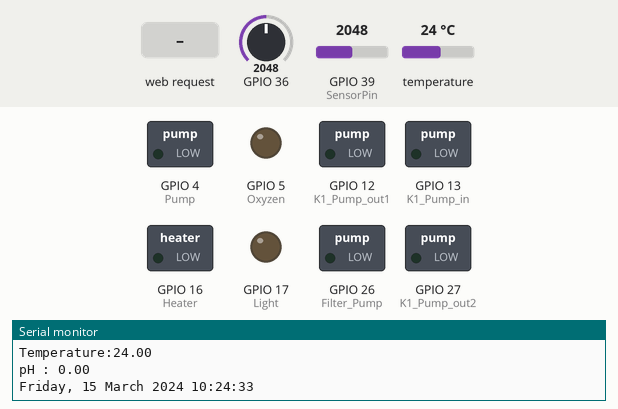
This sketch was run on a simulated ESP32. On the bench: switched loads named in the sketch (green lamp = pin HIGH), output pins drawn as LEDs (lit = HIGH), the last lines printed to the serial monitor. The inputs (shaded band) are chosen by the test bench; at power-on: temperature 24 °C, GPIO 36 = 2048, GPIO 39 (SensorPin) = 2048. WiFi joins after 1.5 s; servers stay silent unless stated; the local clock reads 2024-03-15 10:24:30 at power-on unless the sketch sets it; the Firebase database answers and starts empty.

Above: at 3.6 s.
3.7 s: HTTP request GET /26/off received
At 8.6 s:
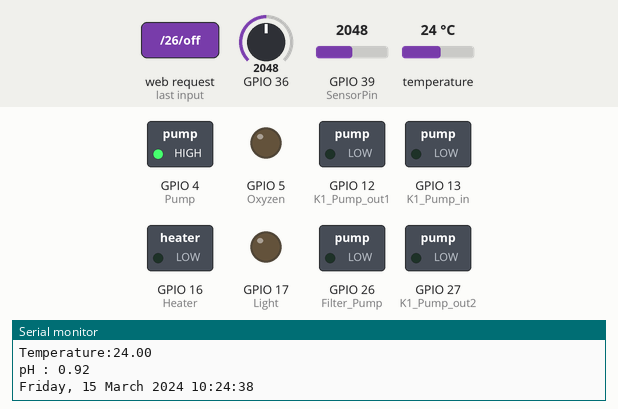
9.2 s: temperature set to 25.6 °C
13.4 s: temperature set to 26.5 °C
At 15.3 s:
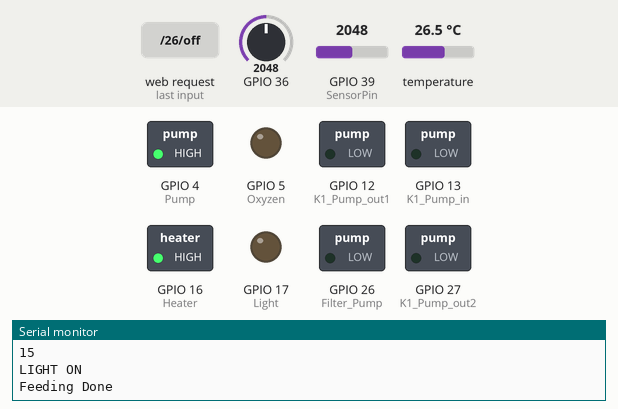
16.3 s: HTTP request GET /26/on received
At 21.4 s:
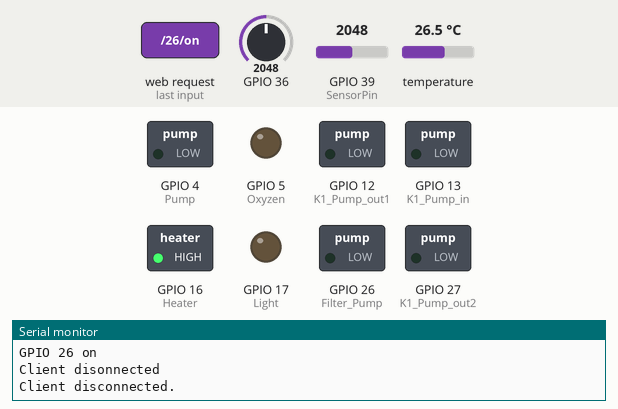
22.6 s: HTTP request GET /33/off received
At 26.9 s:
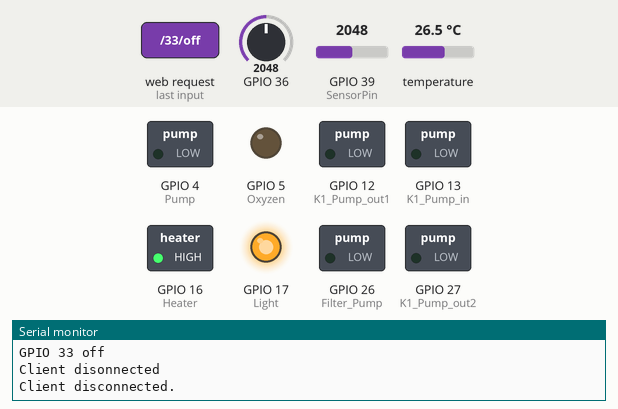
29.7 s: HTTP request GET /27/on received
At 35.6 s:
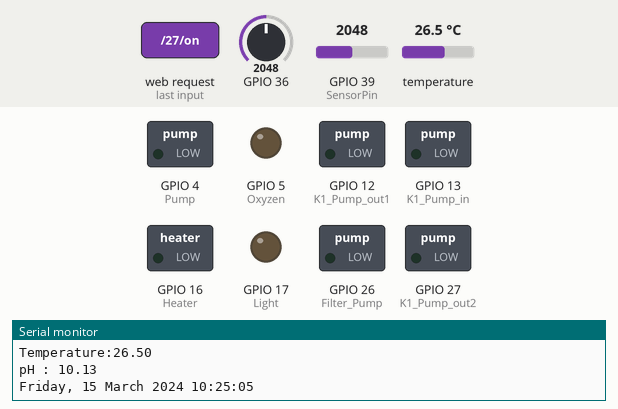
Timing chart, 0 to 37.7 s (numbered marks = the images above; inputs shaded):
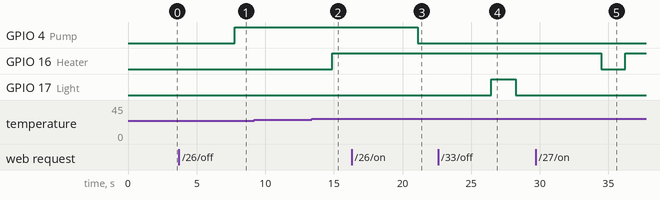

Measured:
- the behaviour switches between 25.9 and 26 °C on temperature (found by bisection; images 1 and 2)
- after the input at 3.7 s, GPIO 4 (Pump): LOW → HIGH after 4.1 s
- after the input at 13.4 s, GPIO 16 (Heater): LOW → HIGH after 1.5 s
- after the input at 16.3 s, GPIO 4 (Pump): HIGH → LOW after 4.8 s
- after the input at 22.6 s, GPIO 17 (Light): LOW → HIGH after 3.9 s, → LOW 1.8 s later
- after the input at 29.7 s, GPIO 16 (Heater): HIGH → LOW after 4.8 s, → HIGH 1.8 s later

The sketch:

IOT_Fishing_V.4.ino
```cpp
#include <WiFi.h>
#include <OneWire.h>
#include <DallasTemperature.h>
#include <Wire.h>
#include "time.h"
#include <FirebaseESP32.h>

//************TDS and Temperature************//
namespace pin {
const byte tds_sensor = 36;   // Gravity TDS
const byte one_wire_bus = 25; // Dallas Temperature Sensor
}

namespace device {
float aref = 4.3;
}

namespace sensor {
float ec = 0;
unsigned int tds = 0;
float waterTemp = 0;
float ecCalibration = 1;
}

OneWire oneWire(pin::one_wire_bus);
DallasTemperature dallasTemperature(&oneWire);


//************pH************//
#define SensorPin 39// ph
#define Offset 0.00            //deviation compensate
#define samplingInterval 20
#define printInterval 800
#define ArrayLenth  40    //times of collection
int pHArray[ArrayLenth];   //Store the average value of the sensor feedback
int pHArrayIndex = 0;


//************Time************//
const char* ntpServer = "Bd.pool.ntp.org";
const long  gmtOffset_sec = 3600;
const int   daylightOffset_sec = 3600;
int second;
int minute;
int hour;
int day;
int month;
int year;
int weekday;
long current;
struct tm timeinfo;

//************SSID and Password************//
#define WIFI_SSID "EduBlock.co"
#define WIFI_PASSWORD "12345STEMClub"
#define FIREBASE_HOST "led-control-ce1b2.firebaseio.com"
#define FIREBASE_AUTH "NaODGSOCMYngnEJp258i8Crp2Lq0w07Kcg1QX69L"


//----------------------------------------//
WiFiServer server(80);
WiFiClient client;

//----------------------------------------//
String header;    // Variable to store the HTTP request
String PumpState = "off";
String LightState = "off";
String HeaterState = "off";
String FeedState = "off";

//----------------------------------------//
const int Pump = 4;// No need
const int Light = 17;
const int Heater = 16;
const int Oxyzen = 5;
const int K1_Pump_in = 13;
const int K1_Pump_out1 = 12;
const int K1_Pump_out2 = 27;
const int Filter_Pump = 26;
const int Feed = 4;// No need

//----------------------------------------//
RTC_DATA_ATTR int readingID = 0;

//----------------------------------------//
FirebaseJson  json2;
FirebaseData firebaseData;

//----------------------------------------//

String path1 =  "/IOT Fishing/Logging ID" ;
String path3 = "/IOT Fishing/Controlling Data/Pump" ;
String path4 = "/IOT Fishing/Controlling Data/LIGHT" ;
String path5 = "/IOT Fishing/Controlling Data/Heater" ;
String path6 = "/IOT Fishing/Controlling Data/Oxyzen" ;
String path7 = "/IOT Fishing/Controlling Data/Feed" ;
String path8 = "/IOT Fishing/Controlling Data/Filter Pump" ;

//----------------------------------------//
String Incoming_Data = "";

void setup() {
  Serial.begin(115200);
  dallasTemperature.begin();

  //----------------------------------------//
  pinMode(Pump, OUTPUT);
  pinMode(Light, OUTPUT);
  pinMode(Heater, OUTPUT);
  pinMode(Feed, OUTPUT);
  pinMode(Oxyzen, OUTPUT);
  pinMode(K1_Pump_in, OUTPUT);
  pinMode(K1_Pump_out1, OUTPUT);
  pinMode(K1_Pump_out2, OUTPUT);
  pinMode(Filter_Pump, OUTPUT);
  pinMode(SensorPin, INPUT);


  //----------------------------------------//
  Serial.print("Connecting to ");
  Serial.println(WIFI_SSID);
  WiFi.begin(WIFI_SSID, WIFI_PASSWORD);
  while (WiFi.status() != WL_CONNECTED) {
    delay(500);
    Serial.print(".");
  }
  Serial.println("");
  Serial.println("WiFi connected.");
  Serial.println("IP address: ");
  Serial.println(WiFi.localIP());
  //----------------------------------------//
  Firebase.begin(FIREBASE_HOST, FIREBASE_AUTH);
  Firebase.reconnectWiFi(true);
  //----------------------------------------//
  server.begin();


  //************init and get the time************//
  configTime(gmtOffset_sec, daylightOffset_sec, ntpServer);
  printLocalTime();
  //----------------------------------------//
  //  digitalWrite(Pump, HIGH);
  //  digitalWrite(Light, HIGH);
  //  digitalWrite(Heater, HIGH);
  //  digitalWrite(Feed, HIGH);
  //  digitalWrite(Oxyzen, HIGH);
  //  digitalWrite(K1_Pump_in, HIGH);
  //  digitalWrite(K1_Pump_out, HIGH);


  Serial.println("--------------------------------------------------------------------------------");
  Serial.println("Firebase Path Setting Done: ");
  Firebase.setString(firebaseData, path3, Incoming_Data);
  Firebase.setString(firebaseData, path4, Incoming_Data);
  Firebase.setString(firebaseData, path5, Incoming_Data);
  Firebase.setString(firebaseData, path6, Incoming_Data);
  Firebase.setString(firebaseData, path7, Incoming_Data);
  Firebase.setString(firebaseData, path8, Incoming_Data);
  Serial.println(path1);
  Serial.println(path3);
  Serial.println(path4);
  Serial.println(path5);
  Serial.println(path6);
  Serial.println(path7);
  Serial.println(path8);


}

void printLocalTime()
{
  if (!getLocalTime(&timeinfo)) {
    Serial.println("Failed to obtain time");
    return;
  }
  Serial.println(&timeinfo, "%A, %d %B %Y %H:%M:%S");
}


void getdiv_time() {
  delay(1000);
  second = timeinfo.tm_sec;
  minute = timeinfo.tm_min;
  hour = timeinfo.tm_hour + 5;
  day = timeinfo.tm_mday;
  month = timeinfo.tm_mon + 1;
  year = timeinfo.tm_year + 1900;
  weekday = timeinfo.tm_wday + 1;
  Serial.println(hour);
}


void loop() {
  client = server.available();   // Listen for incoming clients

  //*************TDS*************//
  dallasTemperature.requestTemperatures();
  sensor::waterTemp = dallasTemperature.getTempCByIndex(0);
  float rawEc = analogRead(pin::tds_sensor) * device::aref / 4096.0; // read the analog value more stable by the median filtering algorithm, and convert to voltage value
  float temperatureCoefficient = 1.0 + 0.02 * (sensor::waterTemp - 25.0); // temperature compensation formula: fFinalResult(25^C) = fFinalResult(current)/(1.0+0.02*(fTP-25.0));
  sensor::ec = (rawEc / temperatureCoefficient) * sensor::ecCalibration; // temperature and calibration compensation
  sensor::tds = (133.42 * pow(sensor::ec, 3) - 255.86 * sensor::ec * sensor::ec + 857.39 * sensor::ec) * 0.5; //convert voltage value to tds value
  Serial.print(F("TDS:")); //Serial.println(sensor::tds);

  float tdsread = sensor::tds ;
  Serial.println(tdsread);
  Serial.print(F("EC:")); Serial.println(sensor::ec, 2);
  float tempread = sensor::waterTemp ;
  Serial.print(F("Temperature:")); //Serial.println(sensor::waterTemp, 2);
  Serial.println(tempread);


  //*************ph*************//
  static unsigned long samplingTime = millis();
  static unsigned long printTime = millis();
  static float voltage;
  float ph;
  if (millis() - samplingTime > samplingInterval)
  {
    pHArray[pHArrayIndex++] = analogRead(SensorPin);
    if (pHArrayIndex == ArrayLenth)pHArrayIndex = 0;
    voltage = avergearray(pHArray, ArrayLenth) * 5.0 / 1024;
    ph = 3.5 * voltage + Offset;
    samplingTime = millis();
  }
  Serial.print("pH : ");
  Serial.println(ph);


  //*************feed & light controll*************//
  {
    printLocalTime();
    getdiv_time();

    if ((hour >= 6) && (hour <= 18)) {
      digitalWrite(Light, LOW);
      Serial.println("LIGHT ON");
      LightState = "on";
    }
    else {
      digitalWrite(Light, HIGH);
      Serial.println("LIGHT OFF");
      LightState = "off";
    }
    if ((hour == 9) || (hour == 15)) {
      Serial.println("Feeding Done");
      // Feed.write(60);
      //  delay(1000);
      // Feed.write(90);
    }
  }

  //*************Heater control*************//
  {
    if (tempread < 22) {
      digitalWrite(Heater, LOW);
      HeaterState = "on";
    }
    else if (tempread >= 26) {
      digitalWrite(Heater, HIGH);
      HeaterState = "off";
    }
  }

  //*************  *************//
  digitalWrite(Oxyzen, LOW);
  digitalWrite(K1_Pump_in, LOW);
  digitalWrite(K1_Pump_out1, LOW);
  digitalWrite(K1_Pump_out2, LOW);
  digitalWrite(Filter_Pump, LOW);


  //----------------------------------------//
  readingID++;
  String path2 = path1 + String(readingID);


  //----------------------------------------//
  // Control from Firebase
  Firebase.getString(firebaseData, path3, Incoming_Data);
  Firebase.getString(firebaseData, path4, Incoming_Data);
  Firebase.getString(firebaseData, path5, Incoming_Data);
  Firebase.getString(firebaseData, path6, Incoming_Data);
  Firebase.getString(firebaseData, path7, Incoming_Data);
  Firebase.getString(firebaseData, path8, Incoming_Data);
  Serial.println("Data from path3 : ");
  Serial.println(Incoming_Data);
  if (Incoming_Data == "Pump ON") {
    digitalWrite(Pump, HIGH);
  }
  else if (Incoming_Data == "Pump OFF") {
    digitalWrite(Pump, LOW);
  }
  if (Incoming_Data == "Light ON") {
    digitalWrite(Light, HIGH);
  }
  else if (Incoming_Data == "Light OFF") {
    digitalWrite(Light, LOW);
  }
  if (Incoming_Data == "Feed ON") {
    digitalWrite(Feed, HIGH);
  }
  else if (Incoming_Data == "Feed OFF") {
    digitalWrite(Feed, LOW);
  }
  if (Incoming_Data == "Heater ON") {
    digitalWrite(Heater, HIGH);
  }
  else if (Incoming_Data == "Heater OFF") {
    digitalWrite(Heater, LOW);
  }


  if (client) {                             // If a new client connects,
    Serial.println("New Client.");          // print a message out in the serial port
    String currentLine = "";                // make a String to hold incoming data from the client
    while (client.connected()) {            // loop while the client's connected

      if (client.available()) {             // if there's bytes to read from the client,
        char c = client.read();             // read a byte, then
        Serial.write(c);                    // print it out the serial monitor
        header += c;
        if (c == '\n') {                    // if the byte is a newline character
          // if the current line is blank, you got two newline characters in a row.
          // that's the end of the client HTTP request, so send a response:
          if (currentLine.length() == 0) {
            // HTTP headers always start with a response code (e.g. HTTP/1.1 200 OK)
            // and a content-type so the client knows what's coming, then a blank line:
            client.println("HTTP/1.1 200 OK");
            client.println("Content-type:text/html");
            client.println("Connection: close");
            client.println();

            // turns the GPIOs on and off
            if (header.indexOf("GET /26/on") >= 0) {
              Serial.println("GPIO 26 on");
              PumpState = "on";
              digitalWrite(Pump, LOW);
            } else if (header.indexOf("GET /26/off") >= 0) {
              Serial.println("GPIO 26 off");
              PumpState = "off";
              digitalWrite(Pump, HIGH);
            } else if (header.indexOf("GET /27/on") >= 0) {
              Serial.println("GPIO 27 on");
              HeaterState = "on";
              digitalWrite(Heater, LOW);
            } else if (header.indexOf("GET /27/off") >= 0) {
              Serial.println("GPIO 27 off");
              HeaterState = "off";
              digitalWrite(Heater, HIGH);
            } else if (header.indexOf("GET /33/on") >= 0) {
              Serial.println("GPIO 33 on");
              LightState = "on";
              digitalWrite(Light, LOW);
            } else if (header.indexOf("GET /33/off") >= 0) {
              Serial.println("GPIO 33 off");
              LightState = "off";
              digitalWrite(Light, HIGH);
            } else if (header.indexOf("GET /25/on") >= 0) {
              Serial.println("Feeding done");
              FeedState = "on";
              digitalWrite(Feed, LOW);
              //Feed.write(90);
              // delay(1000);
              //Feed.write(90);
            }
            else if (header.indexOf("GET /25/off") >= 0) {
              Serial.println("GPIO 25 off");
              FeedState = "off";
              digitalWrite(Feed, HIGH);
            }

            // Display the HTML web page

            client.println("<!DOCTYPE HTML>");
            client.println("<html>");
            client.println("<body>");
            client.println("<link rel=\"stylesheet\" href=\"https://maxcdn.bootstrapcdn.com/bootstrap/3.3.7/css/bootstrap.min.css\">");
            client.println("<script src=\"https://ajax.googleapis.com/ajax/libs/jquery/3.2.1/jquery.min.js\">");
            client.println("</script>");
            client.println(" <script src=\"https://maxcdn.bootstrapcdn.com/bootstrap/3.3.7/js/bootstrap.min.js\">");
            client.println("</script>");


            client.print("<div class=\"container\">");
            client.print("<div class=\"row\">");
            client.print("<div class=\"  col-xs-8 col-sm-12\">");
            client.print("<div class=\"panel panel-primary\">");
            client.println(" <div class=\"panel-heading\">");
            client.println(" <h3 class=\"panel-title text-center\">IOT FISHING</h3>");
            client.println(" </div>");
            client.println(" <div class=\"panel-body\">");

            // client.println(" Liight");
            client.println(" <div class=\"row\">");
            client.print("<div class=\" col-sm-3\">");
            client.print("<h3 class=\"alert alert-info text-center\" role=\"alert\">PUMP</h3>");
            if (PumpState == "off") {
              client.print("<span class=\"label label-danger\">Status Off</span>");
            }
            else {
              client.print("<span class=\"label label-success\">Status On</span>");
            }

            client.println("<br><br>");
            client.println("<a href=\"/26/on\"\"><button type=\"button\"class=\"btn btn-success\">Turn On </button></a>");
            client.println("<a href=\"/26/off\"\"><button type=\"button\"class=\"btn btn-danger\">Turn Off </button></a>");


            client.println("</div>");

            client.print("<div class=\"  col-sm-3\">");

            client.print("<h3 class=\"alert alert-info text-center\" role=\"alert\">LIGHT</h3>");
            if (LightState == "off") {
              client.print("<span class=\"label label-danger\">Status Off</span>");
            }
            else {
              client.print("<span class=\"label label-success\">Status On</span>");
            }
            client.println("<br><br>");
            client.println("<a href=\"/27/on\"\"><button type=\"button\"class=\"btn btn-success\">Turn On </button></a>");
            client.println("<a href=\"/27/off\"\"><button type=\"button\"class=\"btn btn-danger\">Turn Off </button></a>");


            client.println("</div>");

            client.print("<div class=\"  col-sm-3\">");

            client.print("<h3 class=\"alert alert-info text-center\" role=\"alert\">Heater</h3>");
            if (HeaterState == "off") {
              client.print("<span class=\"label label-danger\">Status Off</span>");
            }
            else {
              client.print("<span class=\"label label-success\">Status On</span>");
            }
            client.println("<br><br>");
            client.println("<a href=\"/33/on\"\"><button type=\"button\"class=\"btn btn-success\">Turn On </button></a>");
            client.println("<a href=\"/33/off\"\"><button type=\"button\"class=\"btn btn-danger\">Turn Off </button></a>");


            // client.print("<h3 class=\"alert alert-info text-center\" role=\"alert\">LIGHT</h3>");
            client.println("<br><br>");


            client.println("</div>");
            // client.println("</div>");
            //  client.println("</div>");


            //client.println("</div>");
            client.print("<div class=\"  col-sm-3\">");
            client.print("<h3 class=\"alert alert-info text-center\" role=\"alert\">FEED</h3>");
            if (FeedState == "off") {
              client.print("<span class=\"label label-danger\">Status Off</span>");
            }
            else {
              client.print("<span class=\"label label-success\">Status On</span>");
            }
            client.println("<br><br>");
            client.println("<a href=\"/25/on\"\"><button type=\"button\"class=\"btn btn-success\">Turn On </button></a>");
            client.println("<a href=\"/25/off\"\"><button type=\"button\"class=\"btn btn-danger\">Turn Off </button></a>");


            // client.print("<h3 class=\"alert alert-info text-center\" role=\"alert\">LIGHT</h3>");
            client.println("<br><br>");


            client.println("</div>");
            // client.println("</div>");
            //  client.println("</div>");
            client.println("<br><br>");


            client.println("</div>");


            client.print("<div class=\"  col-sm-3\">");

            client.println("<br><br>");


            client.println("</div>");
            client.println("</div>");
            //client.println("</div>");


            client.println(" <div class=\"row\">");
            client.print("<div class=\" col-sm-3\">");
            client.print("<h3 class=\"alert alert-info text-center\" role=\"alert\">Temperature</h3>");
            client.print("<h4 class=\" text-center\"  style=\"color:Red\">");
            client.print(sensor::waterTemp);
            client.print("C");
            client.print("</h4>");
            client.println("</div>");


            client.print("<div class=\" col-sm-3\">");
            client.print("<h3 class=\"alert alert-info text-center\" role=\"alert\">TDS</h3>");
            client.print("<h4 class=\" text-center\"  style=\"color:Red\">");
            client.print(tdsread, 0);
            client.print("ppm");
            client.print("</h4>");
            client.println("</div>");


            client.print("<div class=\" col-sm-3\">");
            client.print("<h3 class=\"alert alert-info text-center\" role=\"alert\">PH</h3>");
            client.print("<h4 class=\" text-center\"  style=\"color:Red\">");
            client.print(ph, 2);
            client.print("</h4>");
            client.println("</div>");


            client.print("<div class=\" col-sm-3\">");
            client.print("<h3 class=\"alert alert-info text-center\" role=\"alert\">Moisture</h3>");
            client.print("<h4 class=\" text-center\"  style=\"color:Red\">");
            //client.print(analogValue);
            client.print("</h4>");
            client.println("</div>");

            client.println("<br><br>");
            client.println("</div>");
            client.println("</div>");
            client.println("</div>");


            client.println("</body>");
            client.println("</html>");


            delay(1);
            Serial.println("Client disonnected");
            Serial.println("");

            client.println("</div>");
            client.println("</div>");


            // The HTTP response ends with another blank line
            client.println();
            // Break out of the while loop
            break;
          } else { // if you got a newline, then clear currentLine
            currentLine = "";
          }
        } else if (c != '\r') {  // if you got anything else but a carriage return character,
          currentLine += c;      // add it to the end of the currentLine
        }
      }
    }
    // Clear the header variable
    header = "";
    // Close the connection
    client.stop();
    Serial.println("Client disconnected.");
    Serial.println("");
  }


}

double avergearray(int* arr, int number) {
  int i;
  int max, min;
  double avg;
  long amount = 0;

  if (number < 5) { //less than 5, calculated directly statistics
    for (i = 0; i < number; i++) {
      amount += arr[i];
    }
    avg = amount / number;
    return avg;
  } else {
    if (arr[0] < arr[1]) {
      min = arr[0]; max = arr[1];
    }
    else {
      min = arr[1]; max = arr[0];
    }
    for (i = 2; i < number; i++) {
      if (arr[i] < min) {
        amount += min;      //arr<min
        min = arr[i];
      } else {
        if (arr[i] > max) {
          amount += max;  //arr>max
          max = arr[i];
        } else {
          amount += arr[i]; //min<=arr<=max
        }
      }//if
    }//for
    avg = (double)amount / (number - 2);
  }//if
  return avg;
}
```
